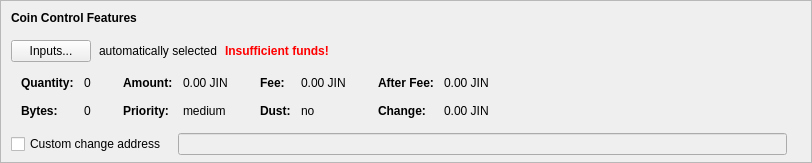
    <widget class="QFrame" name="frameCoinControl">
     <property name="sizePolicy">
      <sizepolicy hsizetype="Expanding" vsizetype="Expanding">
       <horstretch>0</horstretch>
       <verstretch>0</verstretch>
      </sizepolicy>
     </property>
     <property name="maximumSize">
      <size>
       <width>16777215</width>
       <height>16777215</height>
      </size>
     </property>
     <property name="frameShape">
      <enum>QFrame::StyledPanel</enum>
     </property>
     <property name="frameShadow">
      <enum>QFrame::Sunken</enum>
     </property>
     <layout class="QVBoxLayout" name="verticalLayoutCoinControl2">
      <property name="spacing">
       <number>0</number>
      </property>
      <property name="leftMargin">
       <number>0</number>
      </property>
      <property name="topMargin">
       <number>0</number>
      </property>
      <property name="rightMargin">
       <number>0</number>
      </property>
      <property name="bottomMargin">
       <number>6</number>
      </property>
      <item>
       <layout class="QVBoxLayout" name="verticalLayoutCoinControl" stretch="0,0,0,0,1">
        <property name="spacing">
         <number>0</number>
        </property>
        <property name="leftMargin">
         <number>10</number>
        </property>
        <property name="topMargin">
         <number>10</number>
        </property>
        <item>
         <layout class="QHBoxLayout" name="horizontalLayoutCoinControl1">
          <property name="bottomMargin">
           <number>15</number>
          </property>
          <item>
           <widget class="QLabel" name="labelCoinControlFeatures">
            <property name="sizePolicy">
             <sizepolicy hsizetype="Preferred" vsizetype="Maximum">
              <horstretch>0</horstretch>
              <verstretch>0</verstretch>
             </sizepolicy>
            </property>
            <property name="font">
             <font>
              <weight>75</weight>
              <bold>true</bold>
             </font>
            </property>
            <property name="styleSheet">
             <string notr="true">font-weight:bold;</string>
            </property>
            <property name="text">
             <string>Coin Control Features</string>
            </property>
           </widget>
          </item>
         </layout>
        </item>
        <item>
         <layout class="QHBoxLayout" name="horizontalLayoutCoinControl2" stretch="0,0,0,0">
          <property name="spacing">
           <number>8</number>
          </property>
          <property name="bottomMargin">
           <number>10</number>
          </property>
          <item>
           <widget class="QPushButton" name="pushButtonCoinControl">
            <property name="styleSheet">
             <string notr="true"/>
            </property>
            <property name="text">
             <string>Inputs...</string>
            </property>
            <property name="autoDefault">
             <bool>false</bool>
            </property>
           </widget>
          </item>
          <item>
           <widget class="QLabel" name="labelCoinControlAutomaticallySelected">
            <property name="text">
             <string>automatically selected</string>
            </property>
            <property name="margin">
             <number>5</number>
            </property>
           </widget>
          </item>
          <item>
           <widget class="QLabel" name="labelCoinControlInsuffFunds">
            <property name="font">
             <font>
              <weight>75</weight>
              <bold>true</bold>
             </font>
            </property>
            <property name="styleSheet">
             <string notr="true">color:red;font-weight:bold;</string>
            </property>
            <property name="text">
             <string>Insufficient funds!</string>
            </property>
            <property name="margin">
             <number>5</number>
            </property>
           </widget>
          </item>
          <item>
           <spacer name="horizontalSpacerCoinControl">
            <property name="orientation">
             <enum>Qt::Horizontal</enum>
            </property>
            <property name="sizeHint" stdset="0">
             <size>
              <width>40</width>
              <height>1</height>
             </size>
            </property>
           </spacer>
          </item>
         </layout>
        </item>
        <item>
         <widget class="QWidget" name="widgetCoinControl" native="true">
          <property name="sizePolicy">
           <sizepolicy hsizetype="Preferred" vsizetype="Preferred">
            <horstretch>0</horstretch>
            <verstretch>0</verstretch>
           </sizepolicy>
          </property>
          <property name="minimumSize">
           <size>
            <width>0</width>
            <height>0</height>
           </size>
          </property>
          <property name="styleSheet">
           <string notr="true"/>
          </property>
          <layout class="QHBoxLayout" name="horizontalLayoutCoinControl5">
           <property name="leftMargin">
            <number>0</number>
           </property>
           <property name="topMargin">
            <number>0</number>
           </property>
           <property name="rightMargin">
            <number>0</number>
           </property>
           <property name="bottomMargin">
            <number>0</number>
           </property>
           <item>
            <layout class="QHBoxLayout" name="horizontalLayoutCoinControl3" stretch="0,0,0,1">
             <property name="spacing">
              <number>20</number>
             </property>
             <property name="topMargin">
              <number>0</number>
             </property>
             <property name="bottomMargin">
              <number>10</number>
             </property>
             <item>
              <layout class="QFormLayout" name="formLayoutCoinControl1">
               <property name="horizontalSpacing">
                <number>10</number>
               </property>
               <property name="verticalSpacing">
                <number>14</number>
               </property>
               <property name="leftMargin">
                <number>10</number>
               </property>
               <property name="topMargin">
                <number>4</number>
               </property>
               <property name="rightMargin">
                <number>6</number>
               </property>
               <item row="0" column="0">
                <widget class="QLabel" name="labelCoinControlQuantityText">
                 <property name="font">
                  <font>
                   <weight>75</weight>
                   <bold>true</bold>
                  </font>
                 </property>
                 <property name="text">
                  <string>Quantity:</string>
                 </property>
                 <property name="margin">
                  <number>0</number>
                 </property>
                </widget>
               </item>
               <item row="0" column="1">
                <widget class="QLabel" name="labelCoinControlQuantity">
                 <property name="cursor">
                  <cursorShape>IBeamCursor</cursorShape>
                 </property>
                 <property name="contextMenuPolicy">
                  <enum>Qt::ActionsContextMenu</enum>
                 </property>
                 <property name="text">
                  <string notr="true">0</string>
                 </property>
                 <property name="margin">
                  <number>0</number>
                 </property>
                 <property name="textInteractionFlags">
                  <set>Qt::LinksAccessibleByMouse|Qt::TextSelectableByKeyboard|Qt::TextSelectableByMouse</set>
                 </property>
                </widget>
               </item>
               <item row="1" column="0">
                <widget class="QLabel" name="labelCoinControlBytesText">
                 <property name="font">
                  <font>
                   <weight>75</weight>
                   <bold>true</bold>
                  </font>
                 </property>
                 <property name="text">
                  <string>Bytes:</string>
                 </property>
                </widget>
               </item>
               <item row="1" column="1">
                <widget class="QLabel" name="labelCoinControlBytes">
                 <property name="cursor">
                  <cursorShape>IBeamCursor</cursorShape>
                 </property>
                 <property name="contextMenuPolicy">
                  <enum>Qt::ActionsContextMenu</enum>
                 </property>
                 <property name="text">
                  <string notr="true">0</string>
                 </property>
                 <property name="textInteractionFlags">
                  <set>Qt::LinksAccessibleByMouse|Qt::TextSelectableByKeyboard|Qt::TextSelectableByMouse</set>
                 </property>
                </widget>
               </item>
              </layout>
             </item>
             <item>
              <layout class="QFormLayout" name="formLayoutCoinControl2">
               <property name="horizontalSpacing">
                <number>10</number>
               </property>
               <property name="verticalSpacing">
                <number>14</number>
               </property>
               <property name="leftMargin">
                <number>6</number>
               </property>
               <property name="topMargin">
                <number>4</number>
               </property>
               <property name="rightMargin">
                <number>6</number>
               </property>
               <item row="0" column="0">
                <widget class="QLabel" name="labelCoinControlAmountText">
                 <property name="font">
                  <font>
                   <weight>75</weight>
                   <bold>true</bold>
                  </font>
                 </property>
                 <property name="text">
                  <string>Amount:</string>
                 </property>
                 <property name="margin">
                  <number>0</number>
                 </property>
                </widget>
               </item>
               <item row="0" column="1">
                <widget class="QLabel" name="labelCoinControlAmount">
                 <property name="cursor">
                  <cursorShape>IBeamCursor</cursorShape>
                 </property>
                 <property name="contextMenuPolicy">
                  <enum>Qt::ActionsContextMenu</enum>
                 </property>
                 <property name="text">
                  <string notr="true">0.00 JIN</string>
                 </property>
                 <property name="textInteractionFlags">
                  <set>Qt::LinksAccessibleByMouse|Qt::TextSelectableByKeyboard|Qt::TextSelectableByMouse</set>
                 </property>
                </widget>
               </item>
               <item row="1" column="0">
                <widget class="QLabel" name="labelCoinControlPriorityText">
                 <property name="font">
                  <font>
                   <weight>75</weight>
                   <bold>true</bold>
                  </font>
                 </property>
                 <property name="text">
                  <string>Priority:</string>
                 </property>
                </widget>
               </item>
               <item row="1" column="1">
                <widget class="QLabel" name="labelCoinControlPriority">
                 <property name="cursor">
                  <cursorShape>IBeamCursor</cursorShape>
                 </property>
                 <property name="contextMenuPolicy">
                  <enum>Qt::ActionsContextMenu</enum>
                 </property>
                 <property name="text">
                  <string notr="true">medium</string>
                 </property>
                 <property name="textInteractionFlags">
                  <set>Qt::LinksAccessibleByMouse|Qt::TextSelectableByKeyboard|Qt::TextSelectableByMouse</set>
                 </property>
                </widget>
               </item>
              </layout>
             </item>
             <item>
              <layout class="QFormLayout" name="formLayoutCoinControl3">
               <property name="horizontalSpacing">
                <number>10</number>
               </property>
               <property name="verticalSpacing">
                <number>14</number>
               </property>
               <property name="leftMargin">
                <number>6</number>
               </property>
               <property name="topMargin">
                <number>4</number>
               </property>
               <property name="rightMargin">
                <number>6</number>
               </property>
               <item row="0" column="0">
                <widget class="QLabel" name="labelCoinControlFeeText">
                 <property name="font">
                  <font>
                   <weight>75</weight>
                   <bold>true</bold>
                  </font>
                 </property>
                 <property name="text">
                  <string>Fee:</string>
                 </property>
                 <property name="margin">
                  <number>0</number>
                 </property>
                </widget>
               </item>
               <item row="0" column="1">
                <widget class="QLabel" name="labelCoinControlFee">
                 <property name="cursor">
                  <cursorShape>IBeamCursor</cursorShape>
                 </property>
                 <property name="contextMenuPolicy">
                  <enum>Qt::ActionsContextMenu</enum>
                 </property>
                 <property name="text">
                  <string notr="true">0.00 JIN</string>
                 </property>
                 <property name="textInteractionFlags">
                  <set>Qt::LinksAccessibleByMouse|Qt::TextSelectableByKeyboard|Qt::TextSelectableByMouse</set>
                 </property>
                </widget>
               </item>
               <item row="1" column="0">
                <widget class="QLabel" name="labelCoinControlLowOutputText">
                 <property name="font">
                  <font>
                   <weight>75</weight>
                   <bold>true</bold>
                  </font>
                 </property>
                 <property name="text">
                  <string>Dust:</string>
                 </property>
                </widget>
               </item>
               <item row="1" column="1">
                <widget class="QLabel" name="labelCoinControlLowOutput">
                 <property name="cursor">
                  <cursorShape>IBeamCursor</cursorShape>
                 </property>
                 <property name="contextMenuPolicy">
                  <enum>Qt::ActionsContextMenu</enum>
                 </property>
                 <property name="text">
                  <string notr="true">no</string>
                 </property>
                 <property name="textInteractionFlags">
                  <set>Qt::LinksAccessibleByMouse|Qt::TextSelectableByKeyboard|Qt::TextSelectableByMouse</set>
                 </property>
                </widget>
               </item>
              </layout>
             </item>
             <item>
              <layout class="QFormLayout" name="formLayoutCoinControl4">
               <property name="horizontalSpacing">
                <number>10</number>
               </property>
               <property name="verticalSpacing">
                <number>14</number>
               </property>
               <property name="leftMargin">
                <number>6</number>
               </property>
               <property name="topMargin">
                <number>4</number>
               </property>
               <property name="rightMargin">
                <number>6</number>
               </property>
               <item row="0" column="0">
                <widget class="QLabel" name="labelCoinControlAfterFeeText">
                 <property name="font">
                  <font>
                   <weight>75</weight>
                   <bold>true</bold>
                  </font>
                 </property>
                 <property name="text">
                  <string>After Fee:</string>
                 </property>
                 <property name="margin">
                  <number>0</number>
                 </property>
                </widget>
               </item>
               <item row="0" column="1">
                <widget class="QLabel" name="labelCoinControlAfterFee">
                 <property name="cursor">
                  <cursorShape>IBeamCursor</cursorShape>
                 </property>
                 <property name="contextMenuPolicy">
                  <enum>Qt::ActionsContextMenu</enum>
                 </property>
                 <property name="text">
                  <string notr="true">0.00 JIN</string>
                 </property>
                 <property name="textInteractionFlags">
                  <set>Qt::LinksAccessibleByMouse|Qt::TextSelectableByKeyboard|Qt::TextSelectableByMouse</set>
                 </property>
                </widget>
               </item>
               <item row="1" column="0">
                <widget class="QLabel" name="labelCoinControlChangeText">
                 <property name="font">
                  <font>
                   <weight>75</weight>
                   <bold>true</bold>
                  </font>
                 </property>
                 <property name="text">
                  <string>Change:</string>
                 </property>
                </widget>
               </item>
               <item row="1" column="1">
                <widget class="QLabel" name="labelCoinControlChange">
                 <property name="cursor">
                  <cursorShape>IBeamCursor</cursorShape>
                 </property>
                 <property name="contextMenuPolicy">
                  <enum>Qt::ActionsContextMenu</enum>
                 </property>
                 <property name="text">
                  <string notr="true">0.00 JIN</string>
                 </property>
                 <property name="textInteractionFlags">
                  <set>Qt::LinksAccessibleByMouse|Qt::TextSelectableByKeyboard|Qt::TextSelectableByMouse</set>
                 </property>
                </widget>
               </item>
              </layout>
             </item>
            </layout>
           </item>
          </layout>
         </widget>
        </item>
        <item>
         <layout class="QHBoxLayout" name="horizontalLayoutCoinControl4" stretch="0,0,0">
          <property name="spacing">
           <number>12</number>
          </property>
          <property name="sizeConstraint">
           <enum>QLayout::SetDefaultConstraint</enum>
          </property>
          <property name="topMargin">
           <number>5</number>
          </property>
          <property name="rightMargin">
           <number>5</number>
          </property>
          <item>
           <widget class="QCheckBox" name="checkBoxCoinControlChange">
            <property name="toolTip">
             <string>If this is activated, but the change address is empty or invalid, change will be sent to a newly generated address.</string>
            </property>
            <property name="text">
             <string>Custom change address</string>
            </property>
           </widget>
          </item>
          <item>
           <widget class="QValidatedLineEdit" name="lineEditCoinControlChange">
            <property name="enabled">
             <bool>false</bool>
            </property>
            <property name="sizePolicy">
             <sizepolicy hsizetype="Expanding" vsizetype="Fixed">
              <horstretch>0</horstretch>
              <verstretch>0</verstretch>
             </sizepolicy>
            </property>
           </widget>
          </item>
          <item>
           <widget class="QLabel" name="labelCoinControlChangeLabel">
            <property name="sizePolicy">
             <sizepolicy hsizetype="Preferred" vsizetype="Expanding">
              <horstretch>0</horstretch>
              <verstretch>0</verstretch>
             </sizepolicy>
            </property>
            <property name="minimumSize">
             <size>
              <width>0</width>
              <height>0</height>
             </size>
            </property>
            <property name="text">
             <string/>
            </property>
            <property name="margin">
             <number>3</number>
            </property>
           </widget>
          </item>
         </layout>
        </item>
        <item>
         <spacer name="verticalSpacerCoinControl">
          <property name="orientation">
           <enum>Qt::Vertical</enum>
          </property>
          <property name="sizeHint" stdset="0">
           <size>
            <width>800</width>
            <height>1</height>
           </size>
          </property>
         </spacer>
        </item>
       </layout>
      </item>
     </layout>
    </widget>
